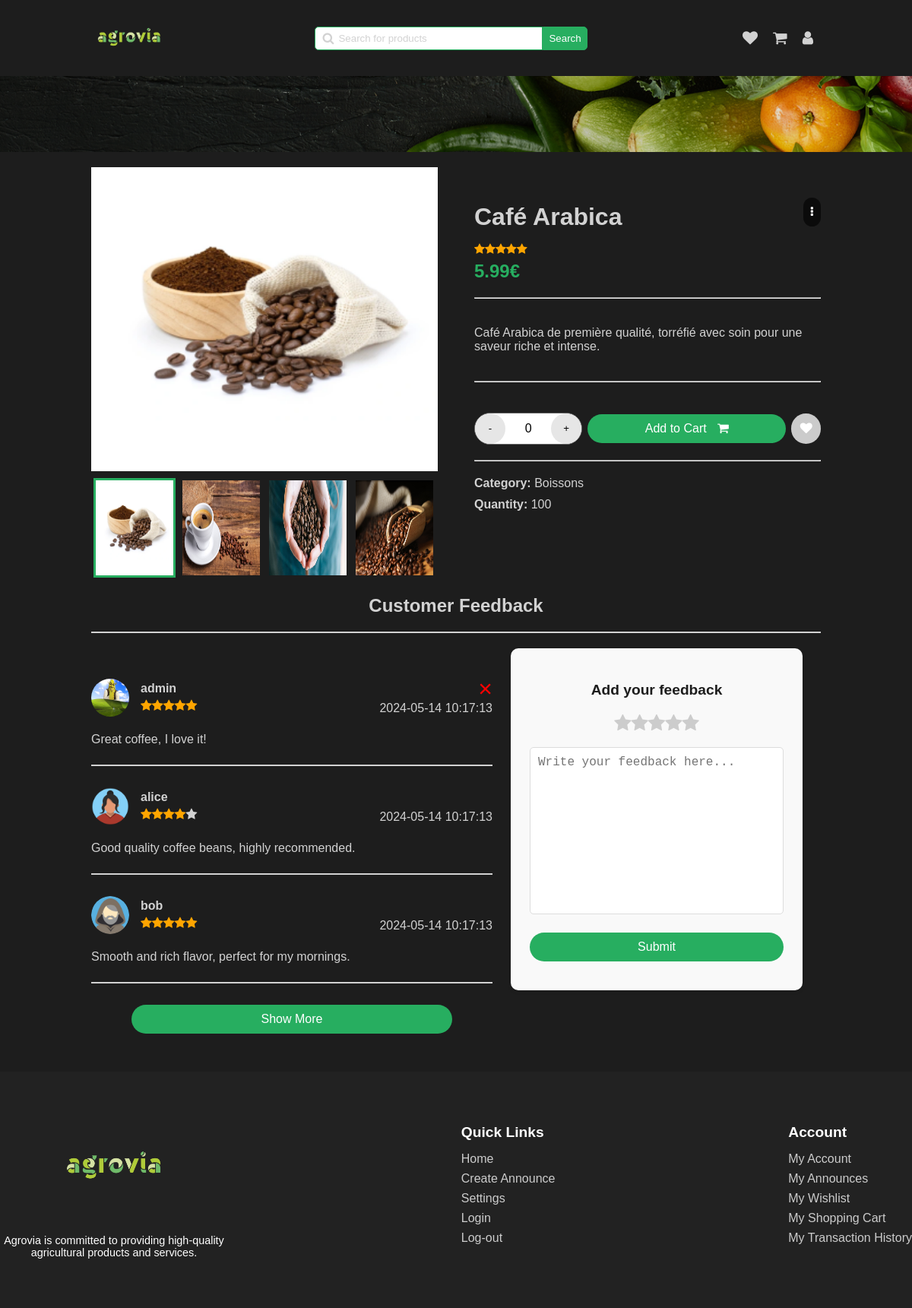
Screenshot of /pages/announce-view.php?id=1 (signed in) with the database file from the repository.
### tables this page shows
CREATE TABLE Announce (
  id INTEGER PRIMARY KEY,
  id_category INTEGER,
  image TEXT,
  title TEXT,
  description TEXT,
  price FLOAT,
  quantity INTEGER,
  rating INTEGER,
  out_of_stock BOOLEAN,
  FOREIGN KEY (id_category) REFERENCES Category(id)
);

CREATE TABLE Category (
  id INTEGER PRIMARY KEY,
  name TEXT
);

CREATE TABLE AnnounceComment (
  id INTEGER PRIMARY KEY,
  announce_id INTEGER,
  user_id INTEGER,
  comment TEXT,
  rating INTEGER,
  date TIMESTAMP DEFAULT CURRENT_TIMESTAMP,
  FOREIGN KEY (announce_id) REFERENCES Announce(id) ON DELETE CASCADE,
  FOREIGN KEY (user_id) REFERENCES User(id)
);

CREATE TABLE User (
  id INTEGER PRIMARY KEY,
  firstname TEXT,
  lastname TEXT,
  email TEXT,
  username TEXT,
  icon TEXT,
  phone_number TEXT,
  password TEXT,
  is_admin INTEGER
);

### php/user.php (called while the page is built, shortened)
<?php
require '../php/pdo.php';
function get_user_by_id($id_user)
{
    global $pdo;
    try {
        $query = "SELECT * FROM User WHERE id = :id_user";
        $stmt = $pdo->prepare($query);
        $stmt->bindParam(':id_user', $id_user);
        $stmt->execute();
        $user = $stmt->fetch(PDO::FETCH_ASSOC);
        return $user;
    } catch (PDOException $e) {
        echo $e->getMessage();
    }
}

### php/feedback.php (the view, shortened to what this page needs)
<?php
require "../php/pdo.php";
require "../php/user.php";
function get_feedback_by_announce_id($id_announce)
{
    global $pdo;
    $query = "SELECT * FROM AnnounceComment WHERE announce_id = :id_announce";
    $stmt = $pdo->prepare($query);
    $stmt->bindParam(':id_announce', $id_announce);
    $stmt->execute();
    $feedback = $stmt->fetchAll(PDO::FETCH_ASSOC);
    return $feedback;
}
function display_feedback($feedback)
{
    usort($feedback, function ($a, $b) {
        return strtotime($b['date']) - strtotime($a['date']);
    });
    foreach ($feedback as $comment) {
        $user = get_user_by_id($comment['user_id']);
        echo '<div class="feedback-item" id="feedback-' . $comment['id'] . '">';
        echo '<div class="user-infos">';
        echo '<img src="' . $user['icon'] . '" alt="' . $user['username'] . '">';
        echo '<div class="user-details">';
        echo '<div class="name">' . $user['username'] . '</div>';
        echo '<div class="rating">' . generate_star($comment['rating']) . '</div>';
        echo '</div>';
        echo '</div>';
        echo '<div class="message">';
        echo '<p>' . $comment['comment'] . '</p>';
        echo '</div>';
        if ($comment['user_id'] == $_SESSION['user_id']) {
            echo '<div class="delete-feedback" onclick="delete_feedback(' . $comment['id'] . ')">&times;</div>';
        }
        echo '<div class="date">';
        echo '<span>' . $comment['date'] . '</span>';
        echo '</div>';
        echo '<hr>';
        echo '</div>';
    }
}

### pages/announce-view.php (shortened to what this page needs)
<!DOCTYPE html>
<html lang="en">
<head>
    <link rel="stylesheet" href="../styles/announce.css" onload="load_theme()">
    <link rel="stylesheet" href="../styles/main-header.css">
    <link rel="stylesheet" href="../styles/confirm-modal.css">
    <link rel="stylesheet" href="../styles/footer.css">
    <link rel="stylesheet" href="../styles/alert.css">
    <link rel="stylesheet" href="https://cdnjs.cloudflare.com/ajax/libs/font-awesome/4.7.0/css/font-awesome.min.css">
</head>
<body>
    <header>
        <a href="../pages/home.php"><img id="logo" src="../assets/logo/agrovia-green.png" alt="logo"></a>
        <div class="search-bar">
            <span>
                <i class="fa fa-search"></i>
                <input type="text" name="search" id="search" placeholder="Search for products"
                    onkeydown="if(event.keyCode === 13) search()">
            </span>
            <button onclick="search()">Search</button>
        </div>
        <div class="user">
            <a href="../pages/wishlist.php">
                <i class="fa fa-heart"></i>
            </a>
            <a href="../pages/shopping-cart.php">
                <i class="fa fa-shopping-cart"></i>
            </a>
            <a href="../pages/dashboard.php">
                <i class="fa fa-user"></i>
            </a>
        </div>
    </header>
    <div class="separator-background"></div>
    <div class="main-container">
        <?php
        require "../php/announce.php";
        $announce = get_announce_by_id($_GET['id']);
        $category = get_announce_category($_GET['id']);
        $is_in_wishlist = is_announce_in_wish_list($_GET['id']);
        $is_in_cart = is_announce_in_cart($_GET['id']);
        ?>
        <section class="gallery">
            <?php
            display_gallery($_GET['id']);
            ?>
        </section>
        <section class="quick-view" id="my-announce-quick-view">
            <div class="main-infos">
                <div class="top-infos">
                    <h1 class="title"><?php echo $announce['title'] ?></h1>
                    <div class="more-button" onclick="toggleAdminActions()">
                        <i class="fa fa-ellipsis-v"></i>
                    </div>
                </div>
                <div class="rating"><?php echo generate_star($announce['rating']) ?></div>
                <div class="price"><?php echo $announce['price'] ?>€</div>
            </div>
            <hr>
            <div class="description">
                <p><?php echo $announce['description'] ?></p>
            </div>
            <hr>
            <div class="actions">
                <div class="manage-quantity">
                    <button class="increment" onclick="decrement_quantity()">-</button>
                    <span id="count">0</span>
                    <button class="decrement"
                        onclick="increment_quantity(<?php echo $announce['quantity'] ?>)">+</button>
                </div>
                <button class="cart" id="button-cart-id" style="<?php if ($is_in_cart)
                    echo "background-color: rgba(45, 45, 45, 0.20); border: 2px solid var(--light-stroke); " ?>"
                        onclick="add_cart_item_by_id(<?php echo $_GET['id'] ?>)">
                    Add to Cart
                    <i class="fa fa-shopping-cart"></i>
                </button>
                <button class="wish" onclick="add_wishlist_item(<?php echo $_GET['id'] ?>)">
                    <i class="fa fa-heart" id="<?php echo $_GET['id'] ?>-wish-icon" style="<?php if ($is_in_wishlist)
                           echo "color: var(--secondary);" ?>">
                        </i>
                    </button>
                </div>
                <hr>
                <div class="category">
                    <span>
                        <strong>Category:</strong>
                    <?php echo "<span>" . $category['name'] . "</span>" ?>
                </span>
                <span>
                    <strong>Quantity:</strong>
                    <?php echo "<span class='quantity'>" . $announce['quantity'] . "</span>" ?>
                </span>
            </div>
        </section>
    </div>
    <h2 class="title-feedback">Customer Feedback</h2>
    <hr class="feedback-separator">
    <div class="customer-feedback">
        <section class="feedback-section">
            <?php
            require "../php/feedback.php";
            $feedback = get_feedback_by_announce_id($_GET['id']);
            display_feedback($feedback);
            ?>
        </section>
        <section class="add-feedback">
            <h3>Add your feedback</h3>
            <div class="rating-stars">
                <i class='fa fa-star'></i>
                <i class='fa fa-star'></i>
                <i class='fa fa-star'></i>
                <i class='fa fa-star'></i>
                <i class='fa fa-star'></i>
            </div>
            <textarea name="feedback" id="feedback" cols="30" rows="10"
                placeholder="Write your feedback here..."></textarea>
            <button onclick="submit_feedback()">Submit</button>
        </section>
    </div>
    <div class="footer">
        <div class="footer-content">
            <div class="footer-logo">
                <a href="../pages/home.php"><img src="../assets/logo/agrovia-green.png" alt="Agrovia logo"></a>
                <p>Agrovia is committed to providing high-quality agricultural products and services.</p>
            </div>
            <div class="footer-section">
                <h3>Quick Links</h3>
                <a href="../pages/home.php">Home</a>
                <a href="../pages/create-announce.php">Create Announce</a>
                <a href="../pages/settings.php">Settings</a>
                <a href="../pages/login.php">Login</a>
                <a href="../php/log-out.php">Log-out</a>
            </div>
            <div class="footer-section">
                <h3>Account</h3>
                <a href="../pages/dashboard.php">My Account</a>
                <a href="../pages/my-announces.php">My Announces</a>
                <a href="../pages/wishlist.php">My Wishlist</a>
                <a href="../pages/shopping-cart.php">My Shopping Cart</a>
                <a href="../pages/transaction-history.php">My Transaction History</a>
            </div>
        </div>
    </div>
</body>
</html>

### php/announce.php (shortened to what this page needs)
<?php
require '../php/pdo.php';
function generate_star($rating)
{
    $stars = "";
    for ($i = 0; $i < 5; $i++) {
        if ($i < $rating) {
            $stars .= "<i class='fa fa-star checked'></i>";
        } else {
            $stars .= "<i class='fa fa-star'></i>";
        }
    }
    return $stars;
}
function get_announce_by_id($id)
{
    global $pdo;
    $query = "SELECT * FROM Announce WHERE id = :id";
    $stmt = $pdo->prepare($query);
    $stmt->bindParam(':id', $id);
    $stmt->execute();
    $announce = $stmt->fetch(PDO::FETCH_ASSOC);
    return $announce;
}
function get_announce_category($id_announce)
{
    global $pdo;
    $query = 'SELECT * FROM Category WHERE id IN (SELECT id_category FROM Announce WHERE id = :id_announce)';
    $stmt = $pdo->prepare($query);
    $stmt->bindParam(':id_announce', $id_announce);
    $stmt->execute();
    $category = $stmt->fetch(PDO::FETCH_ASSOC);
    return $category;
}
function get_announce_images_by_id($id)
{
    global $pdo;
    $stmt = $pdo->prepare("SELECT image FROM AnnounceImage WHERE announce_id = ?");
    $stmt->bindParam(1, $id);
    $stmt->execute();
    $result = $stmt->fetchAll(PDO::FETCH_ASSOC);
    $images = array_column($result, 'image');
    return $images;
}
function is_announce_in_wish_list($annouce_id)
{
    global $pdo;
    $query = "SELECT * FROM UserSaved
              WHERE user_id = :user_id
              AND announce_id = :announce_id
              AND is_in_favourite = 1
             ";
    $stmt = $pdo->prepare($query);
    $stmt->bindParam(':user_id', $_SESSION['user_id']);
    $stmt->bindParam(':announce_id', $annouce_id);
    $stmt->execute();
    $result = $stmt->fetch(PDO::FETCH_ASSOC);
    return $result !== false;
}
function display_gallery($announce_id)
{
    $images = get_announce_images_by_id($announce_id);
    for ($i = 0; $i < 4; $i++) {
        $image_path = $images[$i];
        echo '<div class="gallery-item">';
        echo '<img class="gallery-img" src="' . $image_path . '" alt="" />';
        echo '<label for="img-' . ($i + 1) . '" class="gallery-thumb"><img src="' . $image_path . '" alt="" /></label>';
        echo '</div>';
    }
}
?>

### styles/main-header.css (style rules this page uses)
header { display: flex; justify-content: space-between; align-items: center; }
header a img { width: 100px; }
header .search-bar { display: flex; align-items: center; }
header .search-bar span { display: flex; align-items: center; position: relative; }
header .search-bar span i { position: absolute; left: 10px; color: var(--text); }
header .search-bar span input { padding: 7px; border: 1px solid var(--secondary); border-radius: 5px 0 0 5px; padding-left: 30px; min-width: 300px; }
header .search-bar span input::placeholder { color: var(--text); position: absolute; left: 30px; }
header .search-bar button { padding: 7px; border-radius: 0 5px 5px 0; background-color: var(--secondary); color: var(--white); border: 1px solid var(--secondary); cursor: pointer; }
header .user { display: flex; align-items: center; }
header .user a { text-decoration: none; padding: 10px; }
header .user a i { font-size: 20px; color: var(--text); }
.separator-background { background-image: url("../assets/backgrounds/separator-background.png"); background-size: cover; background-position: center; background-repeat: no-repeat; width: 100%; height: 100px; position: absolute; left: 0; }

### styles/footer.css (style rules this page uses)
.footer { background-color: #222; color: #fff; padding: 50px 0; position: absolute; left: 0; width: 100%; margin-top: 50px; }
.footer-content { display: flex; align-items: flex-start; flex-wrap: wrap; max-width: 1200px; margin: 0 auto; justify-content: space-between; }
.footer-logo { display: flex; flex-direction: column; align-items: center; width: 25%; }
.footer-logo img { width: 150px; height: auto; }
.footer-logo p { font-size: 0.9rem; text-align: center; }
.footer-section { margin-bottom: 20px; }
.footer-section h3 { font-size: 1.2rem; margin-bottom: 15px; }
.footer-section a { display: block; color: #ccc; text-decoration: none; margin-bottom: 8px; transition: color 0.3s ease; }

### styles/global.css (style rules this page uses)
* { box-sizing: border-box; }
body, body.dark-theme, body.light-theme { font-family: "Overpass", sans-serif; -webkit-font-smoothing: antialiased; -moz-osx-font-smoothing: grayscale; background-color: var(--primary); color: var(--text); width: 80%; max-width: 1200px; margin: 0 auto; transition: background-color 0.3s ease, transform 0.5s cubic-bezier(0.68, -0.55, 0.27, 1.55); }
body { --primary: rgba(29, 29, 29, 1); --secondary: rgba(39, 174, 96, 1); --tertiary: rgba(146, 227, 169, 1); --text: rgba(210, 210, 210, 1); --hover-color: rgba(62, 62, 62, 1); --white: rgba(255, 255, 255, 1); --dark: rgba(29, 29, 29, 1); --gray: rgba(102, 102, 102, 1); --error: rgba(255, 0, 0, 1); --light-hover-green: rgba(237, 242, 238, 1); --light-stroke: rgba(230, 230, 230, 1); }

### rows the page displays
announce: title "Café Arabica", price "5.99", description "Café Arabica de première qualité, torréfié avec soin pour une saveur riche et intense.", quantity "100"
category: name "Boissons"
announcecomment: user.icon (picture), user.username "admin", rating 5 (drawn), comment "Great coffee, I love it!", date "2024-05-14 10:17:13"
announcecomment: user.icon (picture), user.username "alice", rating 4 (drawn), comment "Good quality coffee beans, highly recommended.", date "2024-05-14 10:17:13"
announcecomment: user.icon (picture), user.username "bob", rating 5 (drawn), comment "Smooth and rich flavor, perfect for my mornings.", date "2024-05-14 10:17:13"
